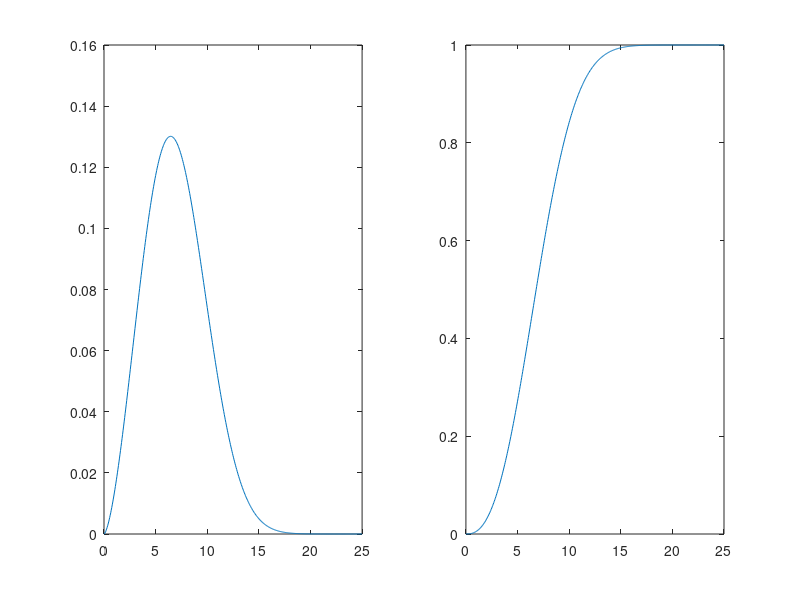

This chart was generated by the following MATLAB code: (Note: this script raises an error after producing the figure.)
clear all
close all

b= 2.54; %shape parameter in p.u., the lower the more uniformly spread, 1.2 is best
a= 7.86;%scale parameter in m/s, the higher the more the probability is spread, 12 is best

v = 0:0.05:25;
pdf_weibull = wblpdf(v,a,b); %Initialise matrix for random wind speed
cdf_weibull = wblcdf(v,a,b);

figure(1)
subplot(121)
plot(v,pdf_weibull)
subplot(122)
plot(v,cdf_weibull)

irradiance = 0:1500;
for i = 1:length(irradiance)
[Ptot(:,i),Qtot(:,i)] = compute_pq_pvg(irradiance(i),4);
end

figure(2)
plot(0:1500,sum(Ptot))
title('P_{solar} for different irradiances')
xlabel('irradiance [W/m^{2}]')
ylabel('P_{solar} per string [MW]')

figure(3)
plot(0:1500,sum(Qtot,1))
title('Q_{solar} for different irradiances')
xlabel('irradiance [W/m^{2}]')
ylabel('Q_{solar} per string [MVAr]')